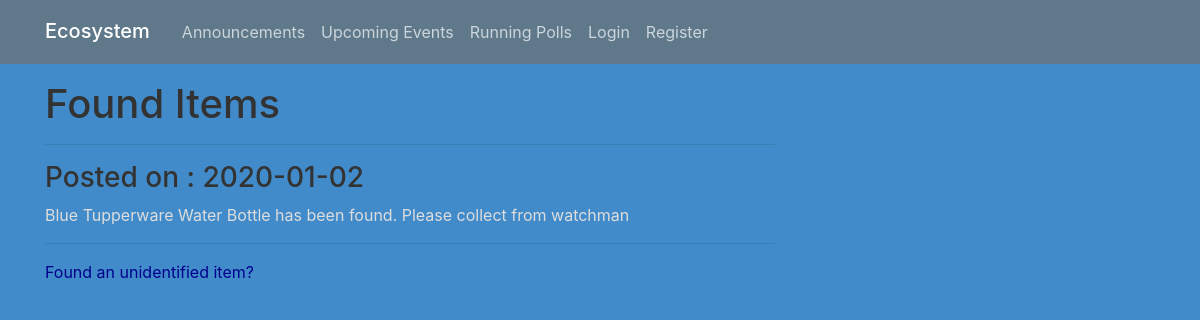
Page /listfound on the earlier database version.
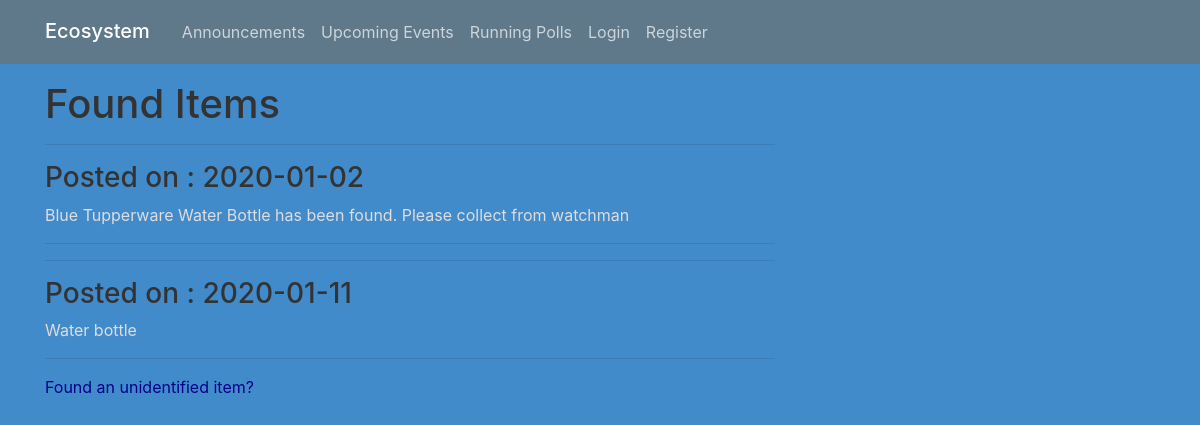
Same page on the later database version.
### ecosystem/models.py (models this page shows, shortened)
class Item(db.Model):
    id = db.Column(db.Integer, primary_key=True)
    description = db.Column(db.Text)
    date_posted = db.Column(db.DateTime, nullable=False, default=datetime.utcnow())

### ecosystem/routes.py (the view)
@app.route("/listfound")
def listfound():
    items = Item.query.all()
    return render_template('founditems.html', items=items)

### ecosystem/templates/founditems.html
{% extends "layout.html" %}
{% block content %}
    <h1>Found Items</h1>
    {% for item in items %}
        <hr>
        <h3>Posted on : {{ item.date_posted.strftime('%Y-%m-%d') }}</h3>
        <p>{{ item.description }}</p>
        <hr>
    {% endfor %}
    <a href="{{ url_for('reportfound') }}">Found an unidentified item?</a>
{% endblock content %}

Differences in the rows shown:
added Item: date_posted "2020-01-11", description "Water bottle"
